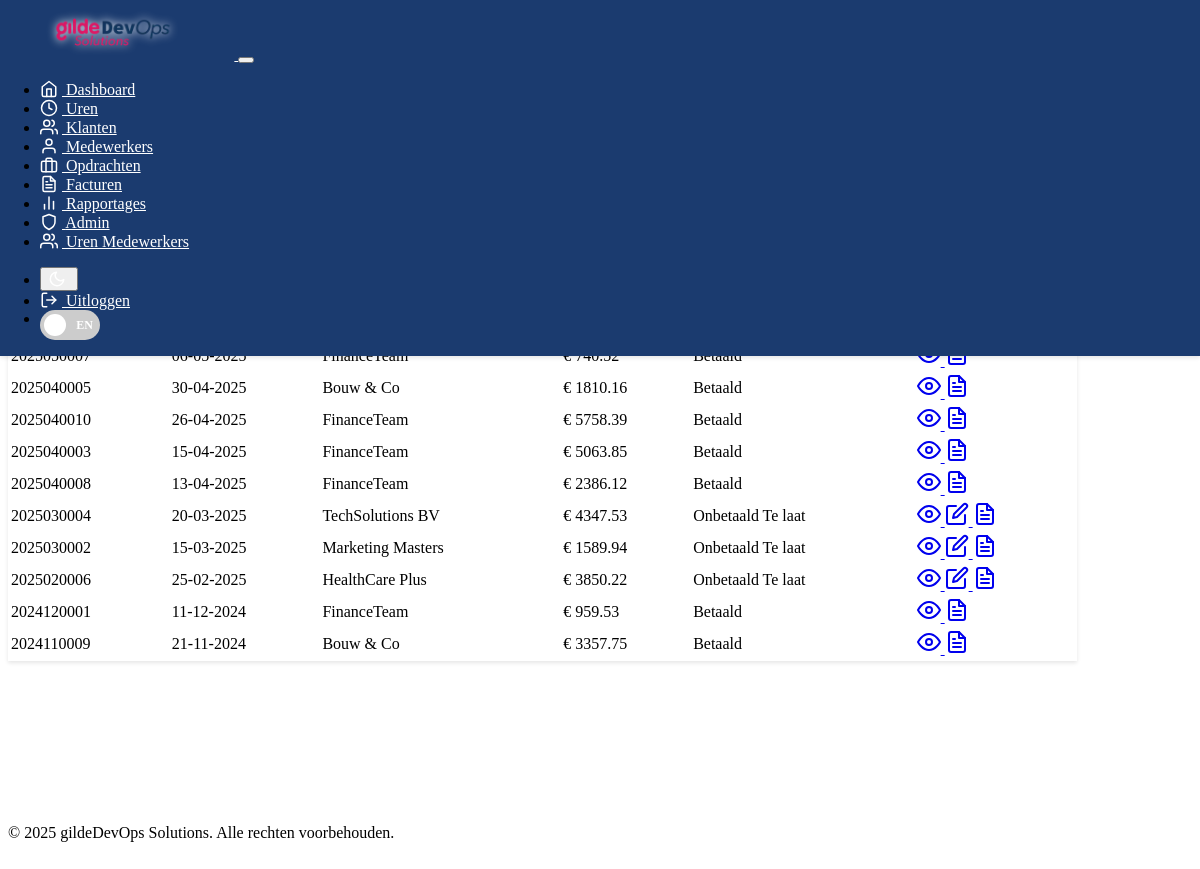
The page /facturen (signed in) on the database its author committed.
### models.py (models this page shows, shortened)
class Factuur(db.Model):
    __tablename__ = 'factuur'
    id = db.Column(db.Integer, primary_key=True)
    factuur_nummer = db.Column(db.String(50), unique=True, nullable=False)
    klant_id = db.Column(db.Integer, db.ForeignKey('klant.id'), nullable=False)
    opdracht_id = db.Column(db.Integer, db.ForeignKey('opdracht.id'), nullable=True)  # Optional link to assignment
    datum = db.Column(db.Date, nullable=False, default=datetime.utcnow)
    vervaldatum = db.Column(db.Date, nullable=False)  # Due date
    btw_percentage = db.Column(db.Float, default=21.0)  # VAT percentage
    subtotaal = db.Column(db.Float, nullable=False)  # Subtotal before VAT
    btw_bedrag = db.Column(db.Float, nullable=False)  # VAT amount
    totaal = db.Column(db.Float, nullable=False)  # Total including VAT
    betaald = db.Column(db.Boolean, default=False)  # Payment status
    betaaldatum = db.Column(db.Date, nullable=True)  # Date of payment
    betalingsvoorwaarden = db.Column(db.String(500), default='Betaling binnen 30 dagen')  # Payment terms
    notities = db.Column(db.Text, nullable=True)  # Additional notes
    creator_id = db.Column(db.Integer, db.ForeignKey('user.id'), nullable=False)  # User who created the invoice
    created_at = db.Column(db.DateTime, default=datetime.utcnow)  # Creation timestamp
    updated_at = db.Column(db.DateTime, default=datetime.utcnow, onupdate=datetime.utcnow)  # Last update
    werkzaamheden = db.relationship('Werkzaamheid', backref='factuur', lazy=True)  # Activities included in invoice
    time_entries = db.relationship('TimeEntry', backref='factuur', lazy=True)  # Time entries included in invoice
    __table_args__ = (
        Index('idx_factuur_nummer', 'factuur_nummer'),
        Index('idx_factuur_klant', 'klant_id'),
        Index('idx_factuur_datum', 'datum'),
        Index('idx_factuur_betaald', 'betaald'),
    )

class Klant(db.Model):
    __tablename__ = 'klant'
    id = db.Column(db.Integer, primary_key=True)
    bedrijfsnaam = db.Column(db.String(100), nullable=False)
    voornaam = db.Column(db.String(50), nullable=False)
    tussenvoegsel = db.Column(db.String(20))
    achternaam = db.Column(db.String(50), nullable=False)
    functie = db.Column(db.String(100))
    email = db.Column(db.String(120), unique=True, nullable=False)
    telefoonnummer = db.Column(db.String(20))
    adres = db.Column(db.String(200))
    postcode = db.Column(db.String(10))
    plaats = db.Column(db.String(100))
    land = db.Column(db.String(100), default='Nederland')
    btw_nummer = db.Column(db.String(50))
    kvk_nummer = db.Column(db.String(50))
    status = db.Column(db.String(50), default='actief')  # actief, inactief, prospect
    created_at = db.Column(db.DateTime, default=datetime.utcnow)
    opdrachten = db.relationship('Opdracht', backref='klant', lazy=True)
    facturen = db.relationship('Factuur', backref='klant', lazy=True)
    __table_args__ = (
        Index('idx_klant_email', 'email'),
        Index('idx_klant_naam', 'bedrijfsnaam', 'achternaam'),
        Index('idx_klant_status', 'status'),
    )

### routes_invoices.py (the view)
@app.route('/facturen')
@login_required
@view_all_required
def facturen():
    search = request.args.get('search', '')
    facturen_query = Factuur.query
    if search:
        facturen_query = facturen_query.join(Klant).filter(
            Factuur.factuur_nummer.contains(search) |
            Klant.bedrijfsnaam.contains(search)
        )
    facturen = facturen_query.order_by(Factuur.datum.desc()).all()
    today = datetime.now().date()
    return render_template('facturen.html', facturen=facturen, search=search, today=today)

### app.py (called while the page is built)
    @app.context_processor
    def inject_role_enum():
        return {'RoleEnum': RoleEnum}

### auth_helpers.py (called while the page is built)
def view_all_required(f):
    @wraps(f)
    def decorated_function(*args, **kwargs):
        if not current_user.is_authenticated:
            flash('Je moet ingelogd zijn om deze pagina te bekijken.', 'warning')
            return redirect(url_for('login'))
        if not current_user.can_view_all():
            flash('Je hebt geen toegang tot deze pagina.', 'danger')
            return redirect(url_for('dashboard'))
        return f(*args, **kwargs)
    return decorated_function

### models.py (called while the page is built)
    def has_role(self, role_name):
        if self.role:
            return self.role.name == role_name
        return False

    def can_view_all(self):
        if self.role:
            return self.role.name in [RoleEnum.VERKOOP, RoleEnum.AFDELINGSHOOFD, RoleEnum.ADMIN]
        return False

    def can_edit_all(self):
        if self.role:
            return self.role.name in [RoleEnum.AFDELINGSHOOFD, RoleEnum.ADMIN]
        return False

    def can_create_invoices(self):
        if self.role:
            return self.role.name in [RoleEnum.VERKOOP, RoleEnum.AFDELINGSHOOFD, RoleEnum.ADMIN]
        return False

### routes.py (called while the page is built)
@login_manager.user_loader
def load_user(user_id):
    return User.query.get(int(user_id))

### templates/facturen.html (shortened to what this page needs)
{% extends "base.html" %}
{% block content %}
<div class="container">
    <div class="d-flex justify-content-between align-items-center mb-4">
        <h1> <span data-translate="Facturen">Facturen</span></h1>
        <div>
            <div class="btn-group me-2">
                <a href="{{ url_for('export_facturen', format='pdf') }}" class="btn btn-outline-danger">
                </a>
                <a href="{{ url_for('export_facturen', format='excel') }}" class="btn btn-outline-success">
                </a>
                <a href="{{ url_for('export_facturen', format='csv') }}" class="btn btn-outline-secondary">
                </a>
            </div>
            {% if current_user.can_create_invoices() %}
            <a href="{{ url_for('nieuwe_factuur') }}" class="btn btn-primary">
            </a>
            {% endif %}
        </div>
    </div>
    <div class="card shadow mb-4">
        <div class="card-header bg-dark text-white d-flex justify-content-between align-items-center">
        </div>
        <div class="collapse show" id="searchCollapse">
            <div class="card-body">
                <form method="GET" action="{{ url_for('facturen') }}" class="row g-3 align-items-end">
                    <div class="col-md-8">
                        <label for="search" class="form-label"><span data-translate="Zoekterm">Zoekterm</span></label>
                    </div>
                    <div class="col-md-4">
                        <button type="submit" class="btn btn-primary w-100">
                        </button>
                    </div>
                </form>
            </div>
        </div>
    </div>
    <div class="card shadow">
        <div class="card-header bg-dark text-white">
            <h5 class="mb-0">
                <span data-translate="Facturen overzicht">Facturen overzicht</span>
                <span class="badge bg-primary ms-2">{{ facturen|length }}</span>
            </h5>
        </div>
        <div class="card-body p-0">
            <div class="table-responsive">
                <table class="table table-striped table-hover mb-0">
                    <thead class="table-light">
                        <tr>
                            <th><span data-translate="Nummer">Nummer</span></th>
                            <th><span data-translate="Datum">Datum</span></th>
                            <th><span data-translate="Klant">Klant</span></th>
                            <th><span data-translate="Bedrag">Bedrag</span></th>
                            <th><span data-translate="Status">Status</span></th>
                            <th><span data-translate="Acties">Acties</span></th>
                        </tr>
                    </thead>
                    <tbody>
                        {% if facturen %}
                            {% for factuur in facturen %}
                            <tr>
                                <td>{{ factuur.factuur_nummer }}</td>
                                <td>{{ factuur.datum.strftime('%d-%m-%Y') }}</td>
                                <td>{{ factuur.klant.bedrijfsnaam }}</td>
                                <td>€ {{ "%.2f"|format(factuur.totaal) }}</td>
                                <td>
                                    {% if factuur.betaald %}
                                    <span class="badge bg-success"><span data-translate="Betaald">Betaald</span></span>
                                    {% else %}
                                    <span class="badge bg-warning text-dark">
                                        <span data-translate="Onbetaald">Onbetaald</span>
                                        {% if factuur.vervaldatum < today %}
                                        <span class="badge bg-danger ms-1"><span data-translate="Te laat">Te laat</span></span>
                                        {% endif %}
                                    </span>
                                    {% endif %}
                                </td>
                                <td>
                                    <div class="btn-group">
                                        <a href="{{ url_for('bekijk_factuur', factuur_id=factuur.id) }}" class="btn btn-sm btn-outline-primary" title="Bekijk">
                                            <i data-feather="eye" class="feather-xs"></i>
                                        </a>
                                        {% if current_user.can_edit_all() and not factuur.betaald %}
                                        <a href="{{ url_for('bewerk_factuur', factuur_id=factuur.id) }}" class="btn btn-sm btn-outline-secondary" title="Bewerk">
                                            <i data-feather="edit" class="feather-xs"></i>
                                        </a>
                                        {% endif %}
                                        <a href="{{ url_for('factuur_pdf', factuur_id=factuur.id) }}" class="btn btn-sm btn-outline-danger" target="_blank" title="PDF">
                                            <i data-feather="file-text" class="feather-xs"></i>
                                        </a>
                                    </div>
                                </td>
                            </tr>
                            {% endfor %}
                        {% else %}
                            <tr>
                                <td colspan="6" class="text-center py-4">
                                    <p class="mb-0 text-muted"><span data-translate="Geen facturen gevonden">Geen facturen gevonden</span></p>
                                </td>
                            </tr>
                        {% endif %}
                    </tbody>
                </table>
            </div>
        </div>
    </div>
</div>
{% endblock %}

### static/css/custom.css (style rules this page uses)
:root { --animation-duration: 0.3s; --gilde-primary: #E6007E; --gilde-secondary: #1B3B6F; --gilde-text: #ffffff; }
[data-bs-theme="light"] { --bs-body-bg: #ffffff; --bs-body-color: #212529; --bs-navbar-color: var(--gilde-text); }
body { display: flex; flex-direction: column; min-height: 100vh; }
.card { margin-bottom: 1.5rem; transition: transform var(--animation-duration), box-shadow var(--animation-duration); border: none; box-shadow: 0 2px 4px rgba(0, 0, 0, 0.1); }
.card-header { background-color: var(--gilde-secondary) !important; color: var(--gilde-text); }
.table { margin-bottom: 0; width: 100%; }
.table-responsive { overflow-x: auto; -webkit-overflow-scrolling: touch; }
.btn-primary { background-color: var(--gilde-primary) !important; border-color: var(--gilde-primary) !important; }
.btn { transition: all var(--animation-duration); }
@media (max-width: 1200px) { .container { max-width: 95%; } }

### templates/base.html (style rules this page uses)
body { padding-top: 70px; min-height: 100vh; }

### rows shown on the page
Factuur: factuur_nummer "2025040005", datum "30-04-2025", klant.bedrijfsnaam "Bouw & Co", totaal "1810.16", betaald "Betaald"
Factuur: factuur_nummer "2025040010", datum "26-04-2025", klant.bedrijfsnaam "FinanceTeam", totaal "5758.39", betaald "Betaald"
Factuur: factuur_nummer "2025040003", datum "15-04-2025", klant.bedrijfsnaam "FinanceTeam", totaal "5063.85", betaald "Betaald"
Factuur: factuur_nummer "2025040008", datum "13-04-2025", klant.bedrijfsnaam "FinanceTeam", totaal "2386.12", betaald "Betaald"
Factuur: factuur_nummer "2025030004", datum "20-03-2025", klant.bedrijfsnaam "TechSolutions BV", totaal "4347.53", betaald "Onbetaald"
Factuur: factuur_nummer "2025030002", datum "15-03-2025", klant.bedrijfsnaam "Marketing Masters", totaal "1589.94", betaald "Onbetaald"
Factuur: factuur_nummer "2025020006", datum "25-02-2025", klant.bedrijfsnaam "HealthCare Plus", totaal "3850.22", betaald "Onbetaald"
Factuur: factuur_nummer "2024120001", datum "11-12-2024", klant.bedrijfsnaam "FinanceTeam", totaal "959.53", betaald "Betaald"
Factuur: factuur_nummer "2024110009", datum "21-11-2024", klant.bedrijfsnaam "Bouw & Co", totaal "3357.75", betaald "Betaald"
